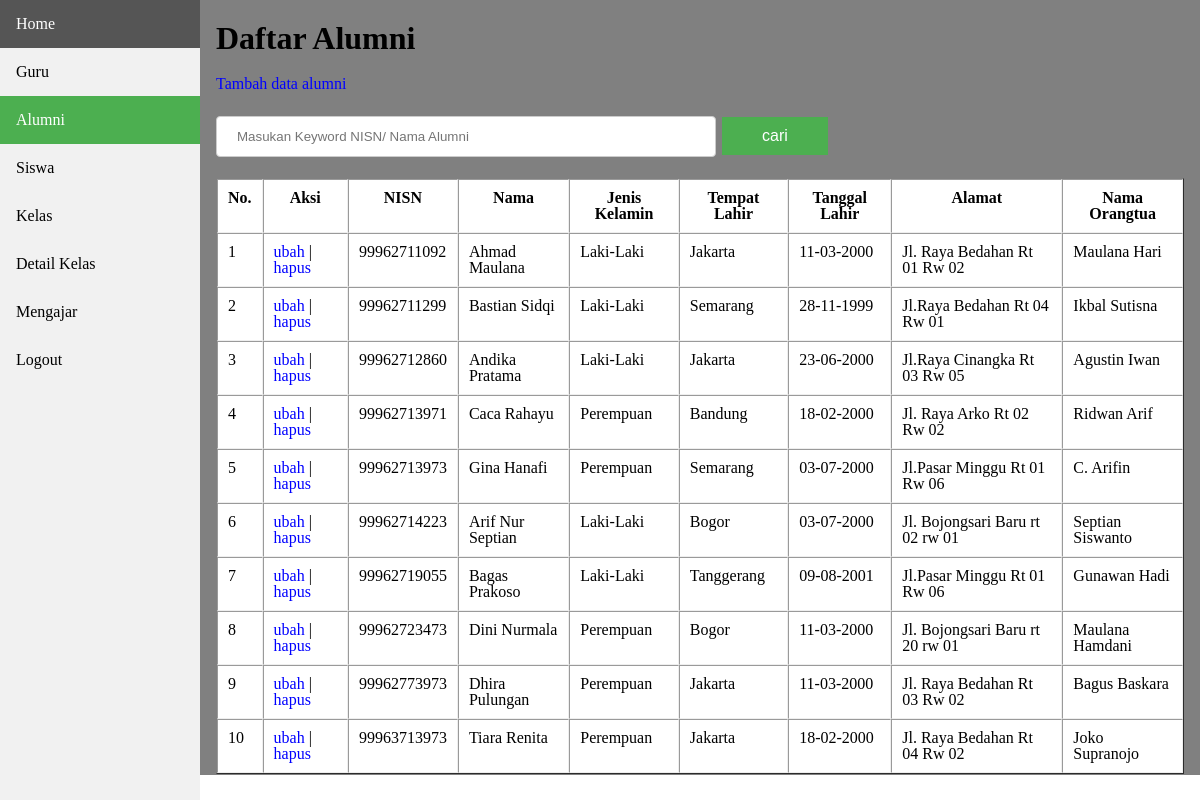
Screenshot of /admin/alumni/alumni.php (signed in) with the database file from the repository.
### tables this page shows
CREATE TABLE `alumni` (
  `nisn` varchar(12) NOT NULL,
  `nama_alumni` varchar(25) NOT NULL,
  `tempat_lahir` varchar(25) NOT NULL,
  `tanggal_lahir` date NOT NULL,
  `jenis_kelamin` varchar(10) NOT NULL,
  `alamat` varchar(40) NOT NULL,
  `nama_ortu` varchar(20) NOT NULL
);

### koneksi.php (called while the page is built)
<?php
$conn = mysqli_connect("localhost","root","","smp");
function query($query){
	global $conn;
	$result = mysqli_query($conn, $query);
	$rows=[];
	while ($row = mysqli_fetch_assoc($result)) {
		$rows[] = $row;
	}
	return $rows;
}
 ?>

### admin/alumni/alumni.php (the view, shortened to what this page needs)
<?php
$alumni= query("SELECT * FROM alumni ");
 ?>
<!DOCTYPE html>
<html>
<head>
	<link rel="stylesheet" type="text/css" href="../gaya.css">
</head>
<body>
<div class="sidebar">
 <a href="../index.php">Home</a>
  <a href="../guru/guru.php">Guru</a>
  <a class="active" href="alumni.php">Alumni</a>
  <a href="../siswa/siswa.php">Siswa</a>
  <a href="../kelas/kelas.php">Kelas</a>
  <a href="../detailkelas/detail.php">Detail Kelas</a>
  <a href="../mengajar/mengajar.php">Mengajar</a>
  <a href="../logout.php">Logout</a>
</div>
<div class="content">
  <h1>Daftar Alumni</h1>
  <a href="tambah.php">Tambah data alumni</a>
  <br><br>
  <form action="" method="post">
    <input type="text" name="keyword" size="40" autofocus placeholder="Masukan Keyword NISN/ Nama Alumni" autocomplete="off">
    <button type="submit" name="cari">cari</button>
  </form> <br>
  <table border="1" cellpadding="10" cellspacing="0">
    <tr>
      <th>No.</th>
      <th>Aksi</th>
      <th>NISN</th>
      <th>Nama</th>
      <th>Jenis Kelamin</th>
      <th>Tempat Lahir</th>
      <th>Tanggal Lahir</th>
      <th>Alamat</th>
      <th>Nama Orangtua</th>
    </tr>
    <?php   $i=1; ?>
  <?php   foreach($alumni as $row): ?>
    <tr>
      <td><?= $i; ?></td>
      <td>
        <a href="ubah.php?id=<?= $row["nisn"]  ?>"">ubah</a> |
        <a href="hapus.php?id=<?= $row["nisn"]  ?>" onclick="return confirm('hapus data?')">hapus</a>
      </td>
      <td><?= $row["nisn"]; ?></td>
      <td><?= $row["nama_alumni"]; ?></td>
      <td><?= $row["jenis_kelamin"]; ?></td>
      <td><?= $row["tempat_lahir"]; ?></td>
      <td><?= date('d-m-Y',strtotime($row["tanggal_lahir"])); ?></td>
      <td><?= $row["alamat"]; ?></td>
      <td><?= $row["nama_ortu"]; ?></td>
    </tr>
    <?php   $i++; ?>
  <?php   endforeach; ?>
  </table>
</div>
</body>
</html>

### admin/gaya.css (style rules this page uses)
html, body, div, span, applet, object, iframe, h2, h3, h4, h5, h6, p, blockquote, pre, a, abbr, acronym, address, big, cite, code, del, dfn, em, img, ins, kbd, q, s, samp, small, strike, strong, sub, sup, tt, var, b, u, i, center, dl, dt, dd, ol, ul, li, fieldset, form, label, legend, caption, tbody, tfoot, thead, article, aside, canvas, details, embed, figure, figcaption, footer, header, hgroup, menu, nav, output, ruby, section, summary, time, mark, audio, video { margin: 0; padding: 0; border: 0; font-size: 100%; font: inherit; vertical-align: baseline; }
body { line-height: 1; }
.sidebar { margin: 0; padding: 0; width: 200px; background-color: #f1f1f1; position: fixed; height: 100%; overflow: auto; }
.sidebar a { display: block; color: black; padding: 16px; text-decoration: none; }
.sidebar a.active { background-color: #4CAF50; color: white; }
div.content { margin-left: 200px; padding: 1px 16px; min-height: 690px; }
.content { background-color: grey; }
.content table { background-color: white; }
.content input, select { width: 500px; padding: 12px 20px; margin: 8px 0px 5px 0px; display: inline-block; border: 1px solid #ccc; border-radius: 4px; box-sizing: border-box; }
button { background-color: #4CAF50; border: none; color: white; padding: 10px 40px 10px 40px; text-align: center; text-decoration: none; display: inline-block; font-size: 16px; margin: 4px 2px; cursor: pointer; transition-duration: 0.4s; }
.content a { text-decoration: none; color:blue; }

### rows the page displays
alumni: nisn "99962711092", nama_alumni "Ahmad Maulana", jenis_kelamin "Laki-Laki", tempat_lahir "Jakarta", tanggal_lahir "11-03-2000", alamat "Jl. Raya Bedahan Rt 01 Rw 02", nama_ortu "Maulana Hari"
alumni: nisn "99962711299", nama_alumni "Bastian Sidqi", jenis_kelamin "Laki-Laki", tempat_lahir "Semarang", tanggal_lahir "28-11-1999", alamat "Jl.Raya Bedahan Rt 04 Rw 01", nama_ortu "Ikbal Sutisna"
alumni: nisn "99962712860", nama_alumni "Andika Pratama", jenis_kelamin "Laki-Laki", tempat_lahir "Jakarta", tanggal_lahir "23-06-2000", alamat "Jl.Raya Cinangka Rt 03 Rw 05", nama_ortu "Agustin Iwan"
alumni: nisn "99962713971", nama_alumni "Caca Rahayu", jenis_kelamin "Perempuan", tempat_lahir "Bandung", tanggal_lahir "18-02-2000", alamat "Jl. Raya Arko Rt 02 Rw 02", nama_ortu "Ridwan Arif"
alumni: nisn "99962713973", nama_alumni "Gina Hanafi", jenis_kelamin "Perempuan", tempat_lahir "Semarang", tanggal_lahir "03-07-2000", alamat "Jl.Pasar Minggu Rt 01 Rw 06", nama_ortu "C. Arifin"
alumni: nisn "99962714223", nama_alumni "Arif Nur Septian", jenis_kelamin "Laki-Laki", tempat_lahir "Bogor", tanggal_lahir "03-07-2000", alamat "Jl. Bojongsari Baru rt 02 rw 01", nama_ortu "Septian Siswanto"
alumni: nisn "99962719055", nama_alumni "Bagas Prakoso", jenis_kelamin "Laki-Laki", tempat_lahir "Tanggerang", tanggal_lahir "09-08-2001", alamat "Jl.Pasar Minggu Rt 01 Rw 06", nama_ortu "Gunawan Hadi"
alumni: nisn "99962723473", nama_alumni "Dini Nurmala", jenis_kelamin "Perempuan", tempat_lahir "Bogor", tanggal_lahir "11-03-2000", alamat "Jl. Bojongsari Baru rt 20 rw 01", nama_ortu "Maulana Hamdani"
alumni: nisn "99962773973", nama_alumni "Dhira Pulungan", jenis_kelamin "Perempuan", tempat_lahir "Jakarta", tanggal_lahir "11-03-2000", alamat "Jl. Raya Bedahan Rt 03 Rw 02", nama_ortu "Bagus Baskara"
alumni: nisn "99963713973", nama_alumni "Tiara Renita", jenis_kelamin "Perempuan", tempat_lahir "Jakarta", tanggal_lahir "18-02-2000", alamat "Jl. Raya Bedahan Rt 04 Rw 02", nama_ortu "Joko Supranojo"
